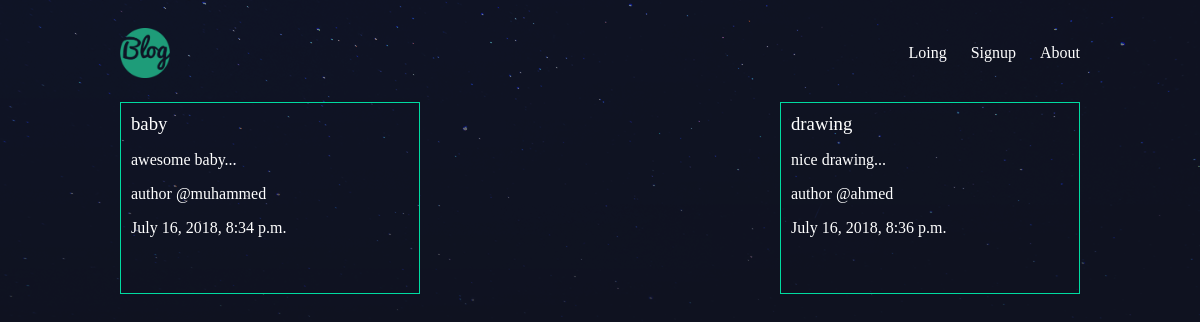
The page /articles/ on the database as committed earlier.
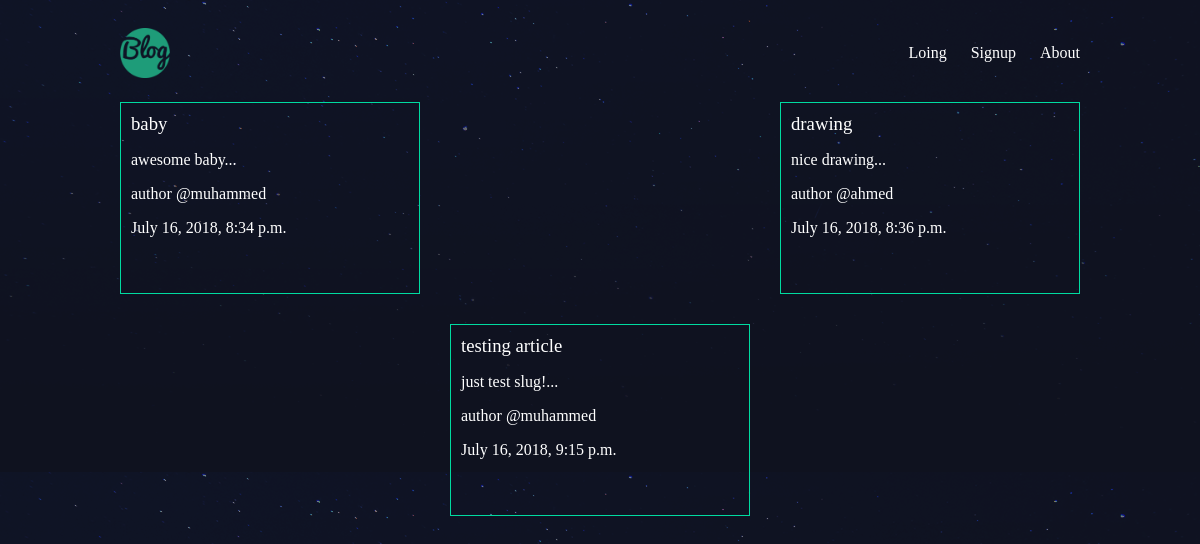
The same page on the database as committed later.
### articles/models.py (models this page shows, shortened)
class Article(models.Model):
    title  = models.CharField(max_length=100)
    slug   = models.SlugField()
    body   = models.TextField()
    date   = models.DateTimeField(auto_now_add=True)
    thumb  = models.ImageField(default='default.png', blank=True)
    author = models.ForeignKey(User, default=None, on_delete=models.CASCADE)
    def snippet(self):
        return self.body[:50] + '...'

### articles/views.py (the view)
# urls.py: path('/', views.articles_list, name='list'),
def articles_list(request):
    articles = Article.objects.all().order_by('date')
    return render(request, 'articles/articles_list.html', { 'articles': articles })

### articles/templates/articles/articles_list.html
{% extends 'base_layout.html' %}
{% block content %}
    <div class="articles">
        {% for article in articles %}
        <div class="article">
            <h3><a href="{% url 'detail' slug=article.slug %}">{{ article.title }}</a></h3>
            <p>{{ article.snippet }}</p>
            <p>author @{{ article.author.username }}</p>
            <p>{{ article.date }}</p>
        </div>
        <br>
        {% endfor %}
    </div>
{% endblock %}

### templates/base_layout.html (shortened to what this page needs)
{% load static from staticfiles %}
<!DOCTYPE html>
<html lang="en">
<head>
    <link rel="stylesheet" href="{% static 'styles.css' %}">
</head>
<body>
    <header class="wrapper">
        <a href="{% url 'home' %}">
            <img src="{% static 'logo.png' %}" alt="logo" width="50" height="50">
        </a>
        <nav>
            <ul>
                {% if user.is_authenticated %}
                <li><a href="{% url 'create' %}" class="highlight">Create</a></li>
                <li><a href="{% url 'about' %}">About</a></li>
                <li>
                    <form action="{% url 'logout' %}" method="POST" class="logout-link">
                        {% csrf_token %}
                        <button type="submit">Logout</button>
                    </form>
                </li>
                {% else %}
                <li><a href="{% url 'login' %}">Loing</a></li>
                <li><a href="{% url 'signup' %}">Signup</a></li>
                <li><a href="{% url 'about' %}">About</a></li>
                {% endif %}
            </ul>
        </nav>
    </header>
    <div class="wrapper">
        {% block content %}
        {% endblock %}
    </div>
</body>
</html>

### assets/styles.css (style rules this page uses)
body { background-color: #0f121f; background-image: url(/static/stars.png); background-repeat-y: no-repeat; color: #fff; }
body * { font-family: Ubuntu; }
h1, h2, h3, h4, h5 { font-weight: normal; margin: 0; }
a, a:hover, a:visited { color: #fff; text-decoration: none; }
.wrapper { max-width: 960px; margin: 0 auto; }
header { display: grid; grid-template-columns: 1fr 1fr; padding: 20px 0; }
nav { justify-self: end; }
nav li { display: inline-block; list-style-type: none; margin-left: 20px; }
.articles { display: grid; grid-template-columns: 1fr 1fr 1fr; grid-gap: 30px; }
.article { padding: 10px; border: 1px solid #00dba0; position: relative; padding-bottom: 40px; }

Rows that differ between the two databases and show on the page:
added Article: title "testing article", snippet "just test slug!...", author.username "muhammed", date "July 16, 2018, 9:15 p.m."
